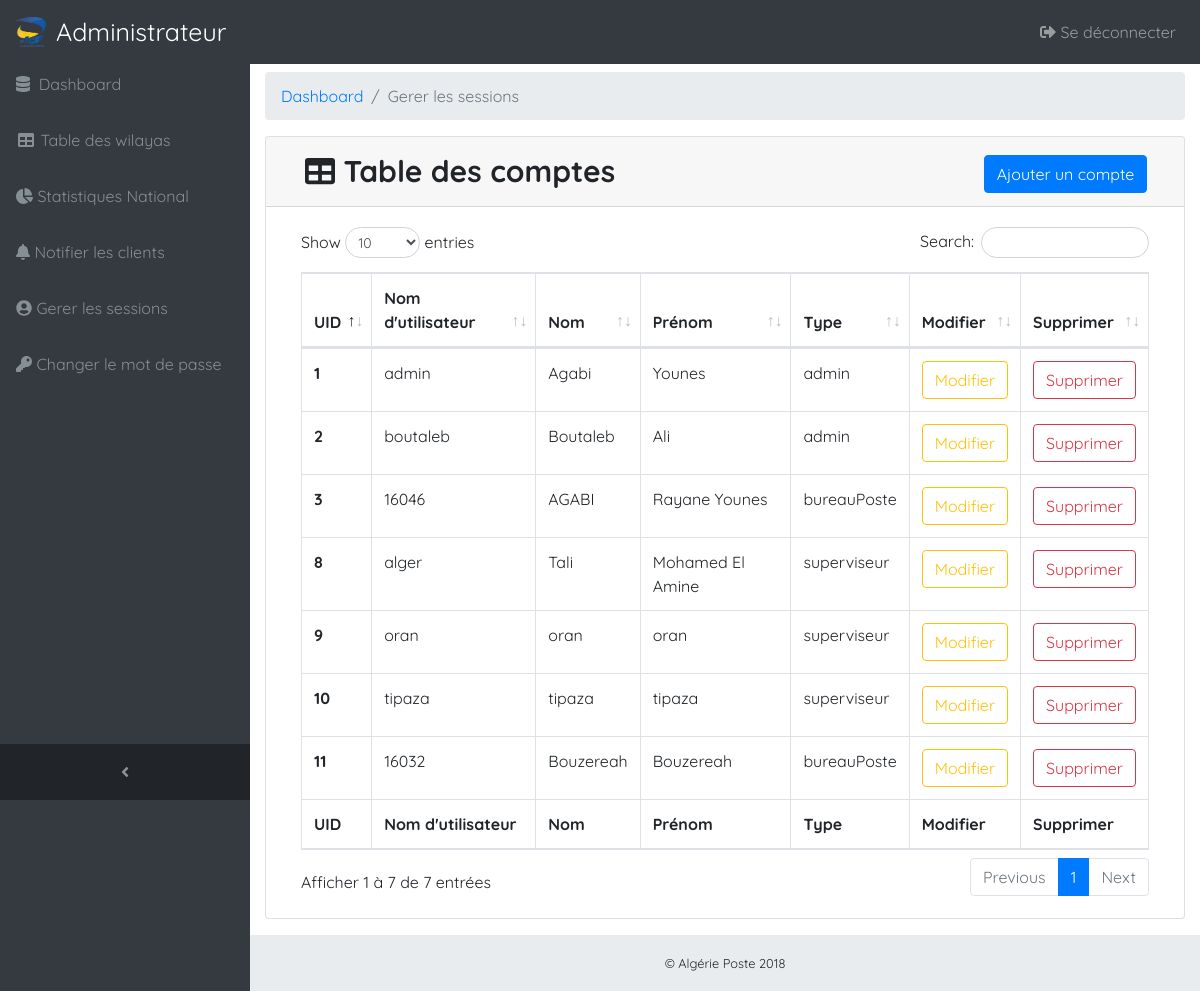
Page /Admin/accountmanage.php (signed in) on the committed database.
### tables this page shows
CREATE TABLE `utilisateur` (
  `UID` int(50) NOT NULL,
  `username` varchar(50) NOT NULL,
  `Nom` varchar(50) NOT NULL,
  `Prenom` varchar(50) NOT NULL,
  `Type` varchar(50) NOT NULL,
  `password` varchar(50) NOT NULL,
  `IDW` int(50) NOT NULL,
  `CodePostal` bigint(50) NOT NULL
);

### Admin/accountmanage.php (called while the page is built, shortened)
<?php
require('Model/Model.php');
$liste=ListeUtilisateur();
require('View/accountmanageView.php');

### Admin/Model/Model.php (called while the page is built, shortened)
<?php
function dbConnect()
{
  try
   {
       $db = new PDO('mysql:host=localhost;dbname=mabase', 'root', '');
       return $db;
   }
   catch(Exception $e)
   {
       die('Erreur : '.$e->getMessage());
   }
}
function ListeUtilisateur()
{
  $db=dbConnect();
  $req = $db->query("SELECT * FROM utilisateur ORDER BY UID ");
  return $req;
}

### Admin/View/accountmanageView.php (the view, shortened to what this page needs)
  <div class="content-wrapper">
<div class="container-fluid">
<ol class="breadcrumb">
  <li class="breadcrumb-item">
    <a href="../index.php">Dashboard</a>
  </li>
  <li class="breadcrumb-item active">Gerer les sessions</li>
</ol>
  <div class="card mb-3">
    <div class="card-header">
      <div class="row">
      <div class="col-sm-5">
        <i class="fa fa-table"></i> Table des comptes
      </div>
    <div class="col-sm-4">  </div>
    <div class="col-sm-3" ><button type="button" class="btn btn-primary" data-toggle="modal" data-target="#AjouterModal" id="ajouter-session">Ajouter un compte</button></div>
  </div>
    </div>
    <div class="card-body">
      <div class="table-responsive">
        <table class="table table-bordered" id="dataTable" width="100%" cellspacing="0">
          <thead>
            <tr>
              <th>UID</th>
              <th>Nom d'utilisateur</th>
              <th>Nom</th>
              <th>Prénom</th>
              <th>Type</th>
              <th>Modifier</th>
              <th>Supprimer</th>
            </tr>
          </thead>
          <tbody>
            <?php
            while ($donnee= $liste->fetch())
            {
              ?>
              <tr>
                <td><strong><?php  echo strip_tags($donnee['UID']); ?></strong></td>
                <td><?php  echo strip_tags($donnee['username']); ?></td>
                <td><?php  echo strip_tags($donnee['Nom']); ?></td>
                <td><?php  echo strip_tags($donnee['Prenom']); ?></td>
                <td><?php  echo strip_tags($donnee['Type']); ?></td>
                <td>
                  <input type="button" class="btn btn-outline-warning" value="Modifier" name="" data-toggle="modal" data-target="#<?php  echo strip_tags($donnee['UID']); ?>M">
                </td>
                <td>
                    <input type="button" class="btn btn-outline-danger" value="Supprimer" name="" data-toggle="modal" data-target="#<?php  echo strip_tags($donnee['UID']); ?>S" id="<?php  echo strip_tags($donnee['UID']); ?>B">
                </td>
              </tr>
              <?php
            }
            ?>
          </tbody>
          <tfoot>
            <tr>
              <th>UID</th>
              <th>Nom d'utilisateur</th>
              <th>Nom</th>
              <th>Prénom</th>
              <th>Type</th>
              <th>Modifier</th>
              <th>Supprimer</th>
            </tr>
          </tfoot>
        </table>
      </div>
    </div>
  </div>
</div>
</div>
<?php $content = ob_get_clean(); ?>
<?php require('template.php'); ?>

### Admin/View/template.php (shortened to what this page needs)
<!DOCTYPE html>
<html lang="fr">
<head>
  <link href="../public/vendor/bootstrap/css/bootstrap.min.css" rel="stylesheet">
  <link href="../public/vendor/datatables/dataTables.bootstrap4.css" rel="stylesheet">
  <link rel="stylesheet" href="../public/css/change-pw.css">
  <link href="../public/css/sb-admin.css" rel="stylesheet">
</head>
<body class="fixed-nav sticky-footer bg-dark" id="page-top">
  <nav class="navbar navbar-expand-lg navbar-dark bg-dark fixed-top" id="mainNav">
    <img src="../public/img/logo.png" height="30px" width="30px" id='logo-template' style="margin-right:10px"><a class="navbar-brand" href="index.php" style="font-size: 25px ">Administrateur</a>
    <div class="collapse navbar-collapse" id="navbarResponsive">
      <ul class="navbar-nav navbar-sidenav" id="exampleAccordion">
        <li class="nav-item" data-toggle="tooltip" data-placement="right" title="Dashboard">
          <a class="nav-link" href="index.php">
            <i class="fas fa-database"></i>
            <span class="nav-link-text">&nbsp;Dashboard</span>
          </a>
        </li>
        <li class="nav-item" data-toggle="tooltip" data-placement="right" title="Tables">
          <a class="nav-link" href="tables.php">
            <i class="fa fa-fw fa-table"></i>
            <span class="nav-link-text">Table des wilayas</span>
          </a>
        </li>
        <li class="nav-item" data-toggle="tooltip" data-placement="right" title="Charts">
          <a class="nav-link" href="charts.php">
            <i class="fas fa-chart-pie"></i>
            <span class="nav-link-text">Statistiques National</span>
          </a>
        </li>
        <li class="nav-item" data-toggle="tooltip" data-placement="right" title="Tables">
          <a class="nav-link" href="notify.php">
            <i class="fas fa-bell"></i>
            <span class="nav-link-text">Notifier les clients</span>
          </a>
        </li>
        <li class="nav-item" data-toggle="tooltip" data-placement="right" title="Tables">
          <a class="nav-link" href="accountmanage.php">
            <i class="fas fa-user-circle"></i>
            <span class="nav-link-text">Gerer les sessions</span>
          </a>
        </li>
        <li class="nav-item" data-toggle="tooltip" data-placement="right" title="Tables">
          <a class="nav-link" href="changepw.php">
            <i class="fas fa-key"></i>
            <span class="nav-link-text">Changer le mot de passe</span>
          </a>
        </li>
      </ul>
      <ul class="navbar-nav sidenav-toggler">
        <li class="nav-item">
          <a class="nav-link text-center" id="sidenavToggler">
            <i class="fa fa-fw fa-angle-left"></i>
          </a>
        </li>
      </ul>
      <ul class="navbar-nav ml-auto">
        <li class="nav-item">
          <a class="nav-link" data-toggle="modal" data-target="#exampleModal">
            <i class="fas fa-sign-out-alt"></i>  Se déconnecter</a>
        </li>
      </ul>
    </div>
  </nav>
<?= $content ?>
    <footer class="sticky-footer">
      <div class="container">
        <div class="text-center">
          <small>© Algérie Poste 2018</small>
        </div>
      </div>
    </footer>
</body>
</html>

### public/css/sb-admin.css (style rules this page uses)
html { position: relative; min-height: 100%; }
body { overflow-x: hidden; font-family: 'Quicksand', sans-serif; }
body.sticky-footer { margin-bottom: 56px; }
body.sticky-footer .content-wrapper { min-height: calc(100vh - 56px - 56px); }
body.fixed-nav { padding-top: 56px; }
.content-wrapper { min-height: calc(100vh - 56px); padding-top: 1rem; }
#mainNav .navbar-collapse { overflow: auto; max-height: 75vh; }
#mainNav .navbar-collapse .navbar-nav .nav-item .nav-link { cursor: pointer; }
#mainNav .navbar-collapse .sidenav-toggler { display: none; }
@media (min-width: 992px) { #mainNav .navbar-brand { width: 250px; } }
@media (min-width: 992px) { #mainNav .navbar-collapse { overflow: visible; max-height: none; } }
@media (min-width: 992px) { #mainNav .navbar-collapse .navbar-sidenav { position: absolute; top: 0; left: 0; -webkit-flex-direction: column; -ms-flex-direction: column; flex-direction: column; margin-top: 56px; } }
@media (min-width: 992px) { #mainNav .navbar-collapse .navbar-sidenav > .nav-item { width: 250px; padding: 0; } }
@media (min-width: 992px) { #mainNav .navbar-collapse .navbar-sidenav > .nav-item > .nav-link { padding: 1em; } }
#mainNav.fixed-top .sidenav-toggler { display: none; }
@media (min-width: 992px) { #mainNav.fixed-top .navbar-sidenav { height: calc(100vh - 112px); } }
@media (min-width: 992px) { #mainNav.fixed-top .sidenav-toggler { position: absolute; top: 0; left: 0; display: flex; -webkit-flex-direction: column; -ms-flex-direction: column; flex-direction: column; margin-top: calc(100vh - 56px); } }
@media (min-width: 992px) { #mainNav.fixed-top .sidenav-toggler > .nav-item { width: 250px; padding: 0; } }
@media (min-width: 992px) { #mainNav.fixed-top .sidenav-toggler > .nav-item > .nav-link { padding: 1em; } }
#mainNav.fixed-top.navbar-dark .sidenav-toggler { background-color: #212529; }
.content-wrapper { overflow-x: hidden; background: white; }
@media (min-width: 992px) { .content-wrapper { margin-left: 250px; } }
#mainNav.navbar-dark .navbar-collapse .navbar-sidenav > .nav-item > .nav-link { color: #868e96; }
@media (min-width: 992px) { #mainNav.navbar-dark .navbar-collapse .navbar-sidenav { background: #343a40; } }
footer.sticky-footer { position: absolute; right: 0; bottom: 0; width: 100%; height: 56px; background-color: #e9ecef; line-height: 55px; }
@media (min-width: 992px) { footer.sticky-footer { width: calc(100% - 250px); } }
.card-header { font-size: 30px; font-weight: bold; text-align: center; }

### rows in the picture
utilisateur: UID "1", username "admin", Nom "Agabi", Prenom "Younes", Type "admin"
utilisateur: UID "2", username "boutaleb", Nom "Boutaleb", Prenom "Ali", Type "admin"
utilisateur: UID "3", username "16046", Nom "AGABI", Prenom "Rayane Younes", Type "bureauPoste"
utilisateur: UID "8", username "alger", Nom "Tali", Prenom "Mohamed El Amine", Type "superviseur"
utilisateur: UID "9", username "oran", Nom "oran", Prenom "oran", Type "superviseur"
utilisateur: UID "10", username "tipaza", Nom "tipaza", Prenom "tipaza", Type "superviseur"
utilisateur: UID "11", username "16032", Nom "Bouzereah", Prenom "Bouzereah", Type "bureauPoste"
